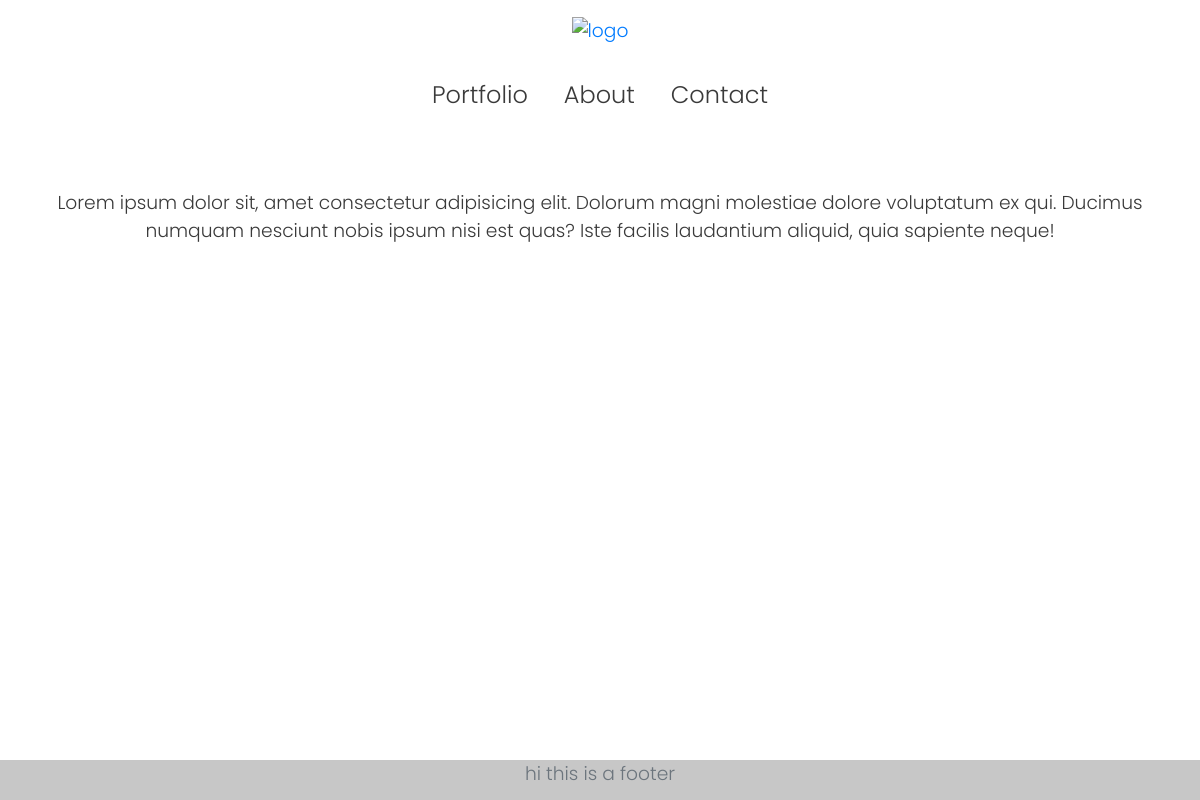
The app's page /, older data.
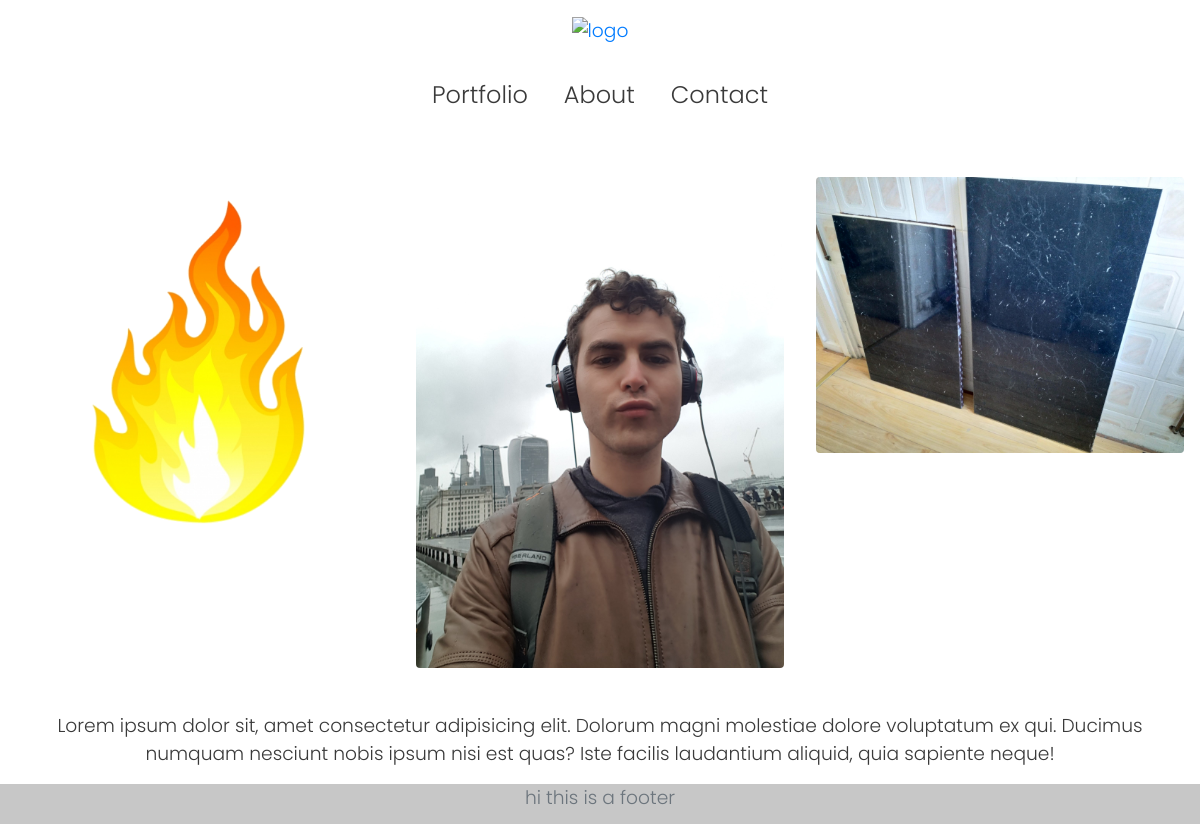
The same page, newer data.
### portfolio/models.py (models this page shows, shortened)
class Artwork(models.Model):
    date = models.DateField(auto_now_add=True)
    art = models.ImageField(upload_to='artworks/%Y')
    title = models.CharField(max_length=200)
    description = models.TextField(null=True, blank=True)
    herochoices = [('left', 'left'), ('middle', 'middle'), ('right', 'right')]
    hero = models.CharField(choices=herochoices, max_length=6, null=True, blank=True, unique=True, error_messages={'unique':'Another artwork already uses this hero position.'})
    slug = models.SlugField(null=True, blank=True, max_length=160, editable=False)

### portfolio/views.py (the view)
# urls.py: path('', HomeView.as_view(), name='home'),
class HomeView(ListView):
    model = Artwork
    template_name = 'home.html'
    queryset = Artwork.objects.filter(Q(hero='left') | Q(hero='middle') | Q(hero='right')).order_by('hero') #orders the hero images on the home page

### templates/home.html
{% extends 'base.html' %}
{% block content %}
<div class="row">
    {% for artwork in object_list %}
        <div class="col-sm-12 col-md-4 p-3">
            <img class="img-fluid rounded" src="{{ artwork.art.url }}" alt="{{ artwork.title}}"/>
        </div>
    {% endfor %}
</div>
<br>
<p class="text-center">Lorem ipsum dolor sit, amet consectetur adipisicing elit. Dolorum magni molestiae dolore voluptatum ex qui. Ducimus numquam nesciunt nobis ipsum nisi est quas? Iste facilis laudantium aliquid, quia sapiente neque!</p>
{% endblock content %}

Row changes from the older to the newer data that the page shows:
now on this page (row edited): Artwork: art (picture)
now on this page (row edited): Artwork: art (picture)
now on this page (row edited): Artwork: art (picture)
